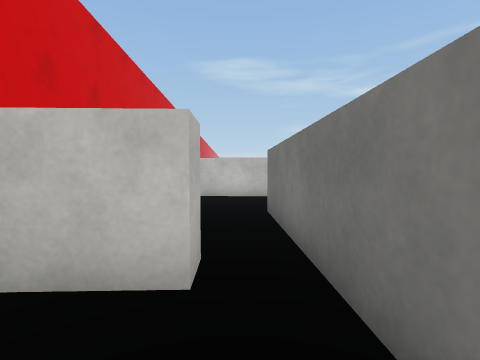
view 1 (above)

18 first-person views from a walk through a Unity game level. The camera is 0.5 m above the floor, tilts 2° down and sees 85° across. The floor is counted in squares, 0.5 m on a side. Each view is taken from the middle of a square. On the plan, view 1 faces up. The plan holds only what a view shows up to about 11 squares ahead; the rest is blank. The place goes on beyond the plan. The player is left out. Surface patterns are stand-ins for the level's own textures.

view 2
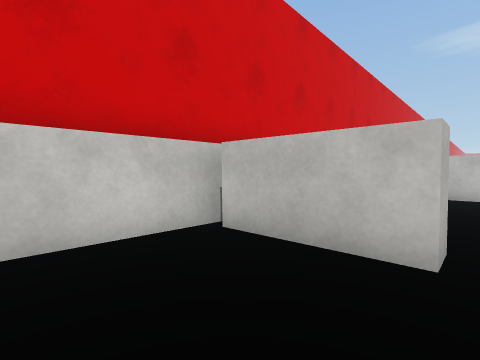

view 3
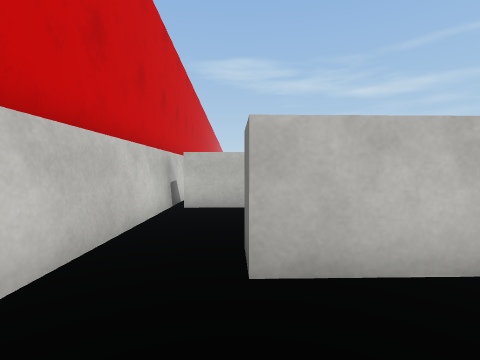

view 4
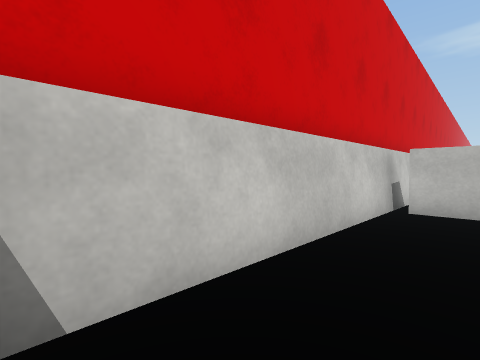

view 5
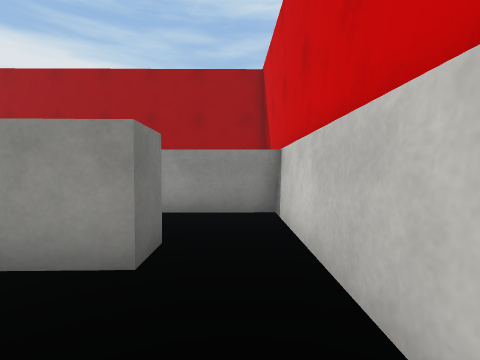

view 6
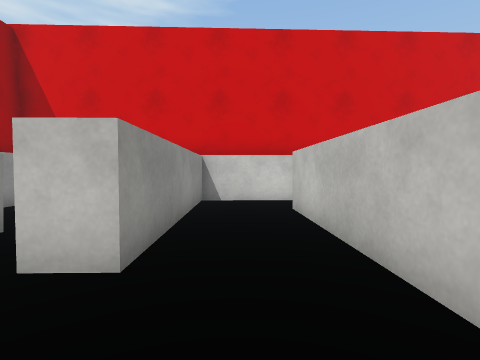

view 7
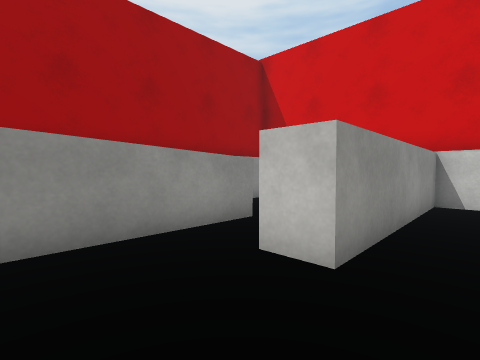

view 8
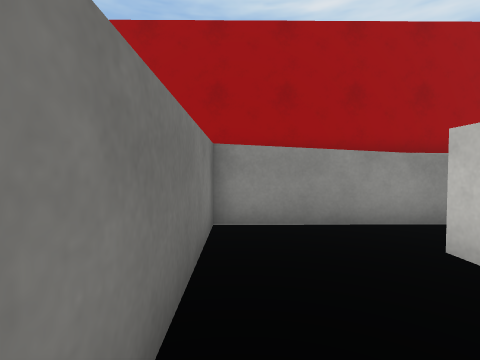

view 9
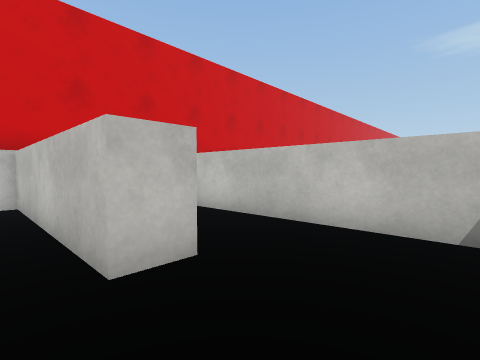

view 10
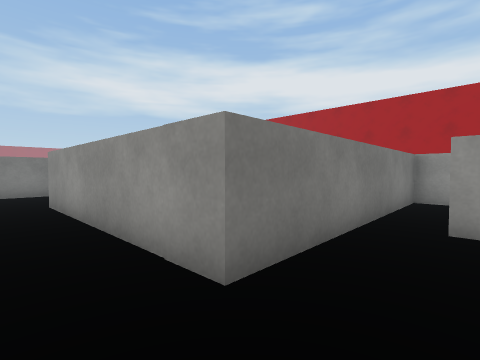

view 11
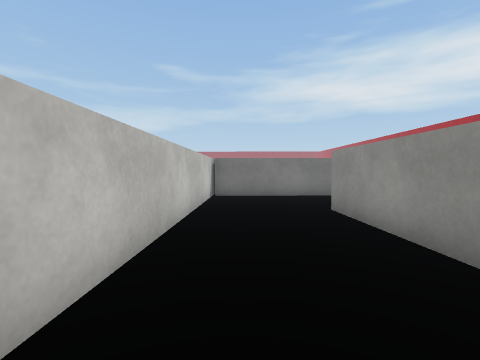

view 12
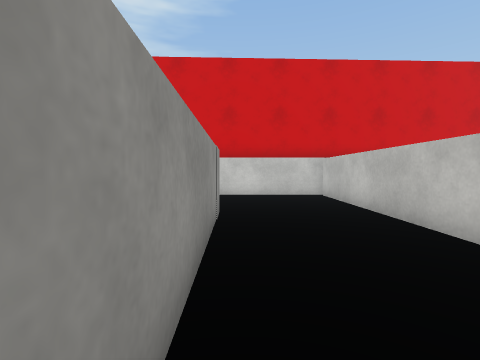

view 13
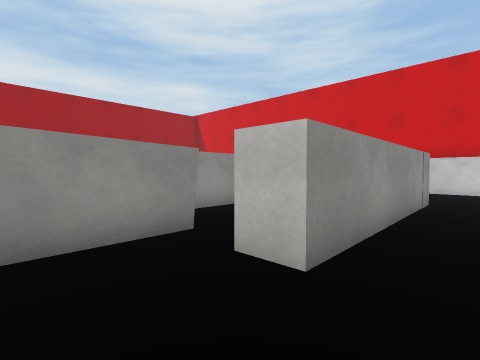

view 14
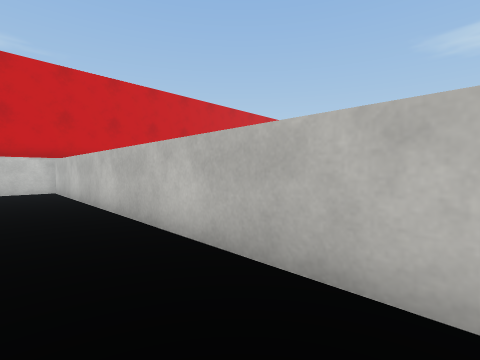

view 15
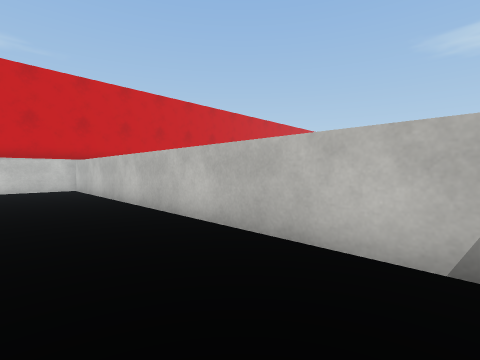

view 16
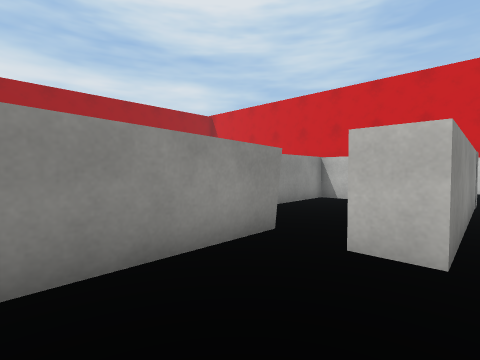

view 17
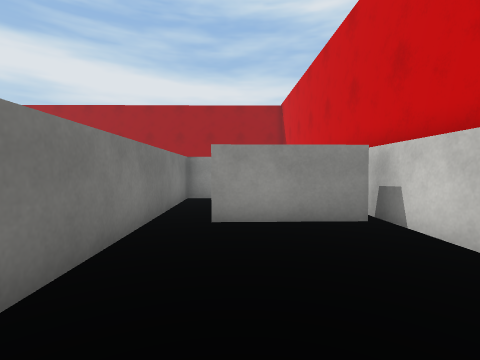

view 18
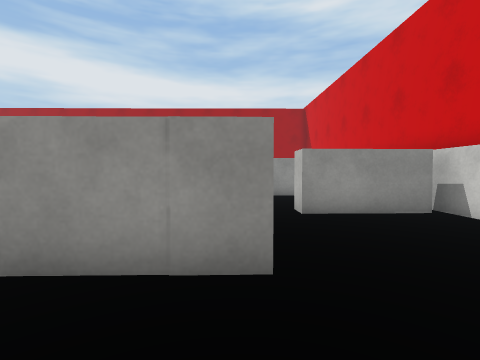

### Floor plan
Ten units are one square. View 1 is at (0, 0); x grows to the right and y downward. Boxes are objects, and circles mark ways between rooms. Rooms are numbered by the first view taken in them; rooms with no view inside come last. Other rooms are left out.
<svg viewBox="-45 -109 166 193">
<path fill="none" stroke="#000" d="M-19 26 -19 16 9 15 8 -14M-4 -22 -36 -21M-39 -24 -39 26M49 24 -19 26M7 79 55 78 54 34M-39 26 -39 53 25 52 25 62 5 62M72 -43 110 -44M8 -14 7 -65 77 -66 78 -55M-40 -104 -39 -24M-36 -28 -4 -29 -4 -22M116 -53 115 -101 -37 -104"/>
<circle cx="-25" cy="20" r="3" fill="#2a7"/>
<circle cx="0" cy="-25" r="3" fill="#2a7"/>
<text x="-20" y="0">1</text>
<text x="20" y="40">2</text>
<text x="30" y="-70">3</text>
</svg>
Room 1 opens to room 2. Room 1 opens to room 3.

Where each view was taken, in squares from view 1:
view 1: 0 up, 0 right, facing up
view 2: 1 down, 0 right, facing up-left
view 3: 5 down, 2 left, facing up
view 4: 5 down, 2 left, facing up-left
view 5: 1 up, 3 left, facing down
view 6: 4 down, 5 right, facing left
view 7: 4 down, 5 right, facing down-left
view 8: 3 down, 5 right, facing down
view 9: 7 down, 5 right, facing up-left
view 10: 8 up, 1 left, facing down-right
view 11: 9 up, 1 right, facing right
view 12: 7 up, 7 right, facing left
view 13: 8 up, 10 right, facing down-left
view 14: 8 up, 10 right, facing up-left
view 15: 7 up, 11 right, facing up-left
view 16: 7 up, 11 right, facing down-left
view 17: 8 up, 1 left, facing down
view 18: 9 up, 1 right, facing down
